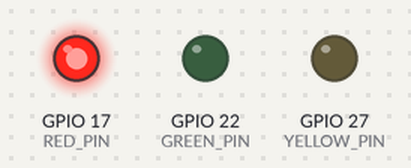
Recording of a program running on a simulated Raspberry Pi (BCM pin numbers). Shown: output pins drawn as LEDs (lit = HIGH). At 8.1 s the program stops and its outputs stay as they are.

Above: at 0.1 s.
At 3.1 s:
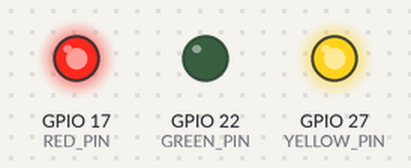
At 4.1 s:
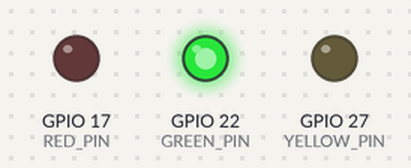
At 7.1 s:
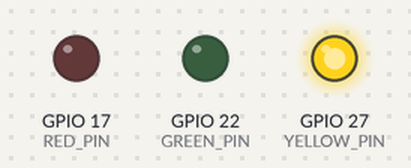
At 8.1 s:
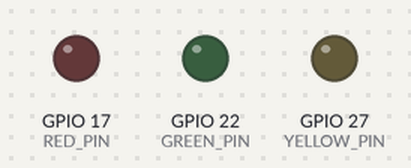
Timing chart, 0 to 9.6 s (numbered marks = the images above):
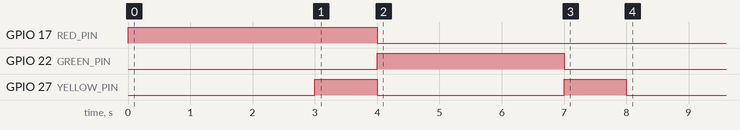

Measured:
- by itself, GPIO 17 (RED_PIN): LOW → HIGH at 0.00 s, → LOW 4.0 s later
- by itself, GPIO 22 (GREEN_PIN): LOW → HIGH at 4.0 s, → LOW 3.0 s later
- by itself, GPIO 27 (YELLOW_PIN): alternates HIGH for 1.0 s and LOW for 3.0 s

The program:

traffic_light.py
```python
import RPi.GPIO as GPIO
import time

# pins
RED_PIN = 17
YELLOW_PIN = 27
GREEN_PIN = 22

ON = True
OFF = False


def setup_gpio():
    GPIO.setwarnings(False)
    GPIO.setmode(GPIO.BCM)

    # set all traffic light pins as output
    GPIO.setup(RED_PIN, GPIO.OUT, initial=OFF)
    GPIO.setup(YELLOW_PIN, GPIO.OUT, initial=OFF)
    GPIO.setup(GREEN_PIN, GPIO.OUT, initial=OFF)


def set_lights(red=False, yellow=False, green=False):
    GPIO.output(RED_PIN, ON if red else OFF)
    GPIO.output(YELLOW_PIN, ON if yellow else OFF)
    GPIO.output(GREEN_PIN, ON if green else OFF)


def all_off():
    try:
        GPIO.output(RED_PIN, OFF)
        GPIO.output(YELLOW_PIN, OFF)
        GPIO.output(GREEN_PIN, OFF)
    except Exception:
        pass


def normal_cycle():
    # normal traffic light order
    set_lights(red=True, yellow=False, green=False)
    time.sleep(3)

    set_lights(red=True, yellow=True, green=False)
    time.sleep(1)

    set_lights(red=False, yellow=False, green=True)
    time.sleep(3)

    set_lights(red=False, yellow=True, green=False)
    time.sleep(1)


def set_red_mode():
    set_lights(red=True, yellow=False, green=False)


def cleanup():
    try:
        all_off()
        time.sleep(0.1)
    finally:
        try:
            GPIO.cleanup()
        except Exception:
            pass


if __name__ == "__main__":
    try:
        setup_gpio()
        normal_cycle()
    finally:
        cleanup()
```
